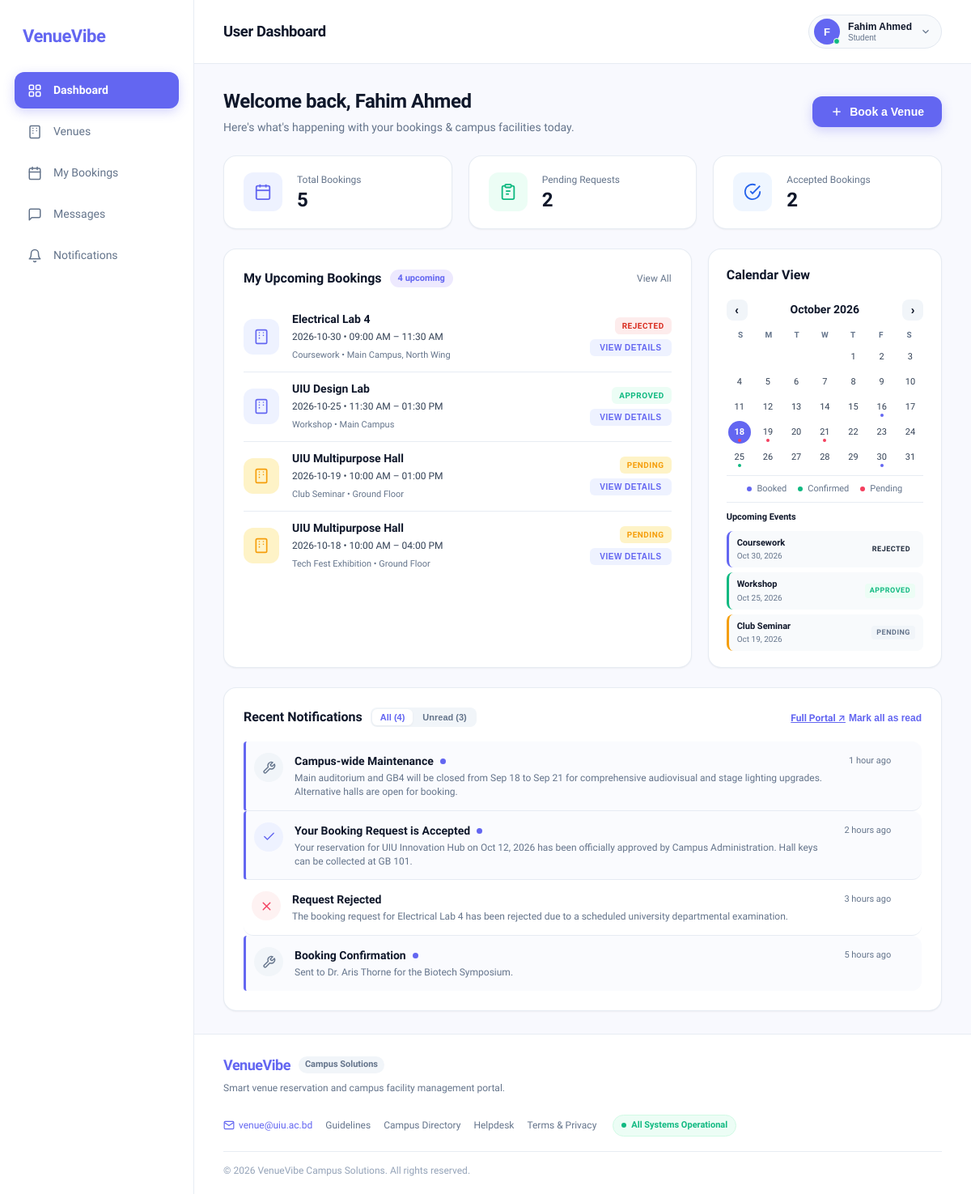
Screenshot of /user.php with the database file from the repository.
### tables this page shows
CREATE TABLE requests (
    id INT AUTO_INCREMENT PRIMARY KEY,
    user_id INT NULL,
    venue_name VARCHAR(100) NOT NULL,
    venue_location VARCHAR(150) NOT NULL,
    booking_date DATE NOT NULL,
    booking_time VARCHAR(50) NOT NULL,
    purpose VARCHAR(100) NOT NULL,
    description TEXT,
    attachment VARCHAR(255) NULL,
    attendee_email VARCHAR(150) NULL,
    attendee_notified TINYINT(1) NOT NULL DEFAULT 0,
    status VARCHAR(20) NOT NULL DEFAULT 'Pending',
    created_at TIMESTAMP DEFAULT CURRENT_TIMESTAMP,
    INDEX idx_booking (venue_name, booking_date, booking_time)
);

CREATE TABLE notifications (
    id INT AUTO_INCREMENT PRIMARY KEY,
    user_id INT NULL,
    title VARCHAR(150) NOT NULL,
    message TEXT NOT NULL,
    type VARCHAR(50) NOT NULL DEFAULT 'general',
    time_ago VARCHAR(50) NOT NULL,
    is_read TINYINT(1) NOT NULL DEFAULT 0,
    created_at TIMESTAMP DEFAULT CURRENT_TIMESTAMP
);

### user.php (the view, shortened to what the rows shown need)
<?php
require_once 'config.php';
$userId     = $_SESSION['user_id']     ?? 2;
$userName   = $_SESSION['full_name']   ?? 'Fahim Ahmed';
$isAdmin    = !empty($_SESSION['is_admin']) || (isset($_SESSION['role']) && strtolower($_SESSION['role']) === 'admin');
try {
    if ($pdo) {
        if ($isAdmin) {
            $totalCountStmt = $pdo->query("SELECT COUNT(*) FROM requests");
            $totalBookings  = (int)$totalCountStmt->fetchColumn();
            $pendingCountStmt = $pdo->query("SELECT COUNT(*) FROM requests WHERE status = 'Pending'");
            $pendingRequests  = (int)$pendingCountStmt->fetchColumn();
            $approvedCountStmt = $pdo->query("SELECT COUNT(*) FROM requests WHERE status = 'Approved'");
            $acceptedBookings  = (int)$approvedCountStmt->fetchColumn();
            $bookingsStmt = $pdo->query("SELECT * FROM requests ORDER BY booking_date DESC, id DESC LIMIT 4");
            $upcomingBookings = $bookingsStmt->fetchAll();
            $notifStmt = $pdo->query("SELECT * FROM notifications ORDER BY created_at DESC LIMIT 5");
            $notifications = $notifStmt->fetchAll();
        } else {
            $totalCountStmt = $pdo->prepare("SELECT COUNT(*) FROM requests WHERE user_id = ? OR user_id IS NULL");
            $totalCountStmt->execute([$userId]);
            $totalBookings  = (int)$totalCountStmt->fetchColumn();
            $pendingCountStmt = $pdo->prepare("SELECT COUNT(*) FROM requests WHERE (user_id = ? OR user_id IS NULL) AND status = 'Pending'");
            $pendingCountStmt->execute([$userId]);
            $pendingRequests  = (int)$pendingCountStmt->fetchColumn();
            $approvedCountStmt = $pdo->prepare("SELECT COUNT(*) FROM requests WHERE (user_id = ? OR user_id IS NULL) AND status = 'Approved'");
            $approvedCountStmt->execute([$userId]);
            $acceptedBookings  = (int)$approvedCountStmt->fetchColumn();
            $bookingsStmt = $pdo->prepare("SELECT * FROM requests WHERE user_id = ? OR user_id IS NULL ORDER BY booking_date DESC, id DESC LIMIT 4");
            $bookingsStmt->execute([$userId]);
            $upcomingBookings = $bookingsStmt->fetchAll();
            $notifStmt = $pdo->prepare("SELECT * FROM notifications WHERE user_id = ? OR user_id IS NULL ORDER BY created_at DESC LIMIT 5");
            $notifStmt->execute([$userId]);
            $notifications = $notifStmt->fetchAll();
        }
    } else {
        throw new Exception("Database is not connected.");
    }
} catch (Throwable $e) {
    $totalBookings = 24;
    $pendingRequests = 3;
    $acceptedBookings = 8;
    $upcomingBookings = [];
    $notifications = [];
}
?>
<!DOCTYPE html>
<html lang="en">
<head>
  <link rel="stylesheet" href="user.css?v=20261006">
</head>
<body>
  <div class="app-container">
    <main class="main-wrapper">
      <header class="top-header">
        <div class="header-left">
          <h1 class="nav-page-title">User Dashboard</h1>
        </div>
      </header>
      <div class="dashboard-content">
        <div class="welcome-row">
          <div>
            <h1 class="page-title">Welcome back, <?= htmlspecialchars($userName) ?></h1>
          </div>
        </div>
        <div class="stats-grid">
          <div class="stat-card">
            <div class="stat-details">
              <h2 class="stat-value"><?= $totalBookings ?></h2>
            </div>
          </div>
          <div class="stat-card">
            <div class="stat-details">
              <h2 class="stat-value" id="pendingStatCount"><?= $pendingRequests ?></h2>
            </div>
          </div>
          <div class="stat-card">
            <div class="stat-details">
              <h2 class="stat-value" id="acceptedStatCount"><?= $acceptedBookings ?></h2>
            </div>
          </div>
        </div>
        <div class="middle-grid">
          <section class="card upcoming-card">
            <div class="card-header">
              <div class="card-title-group">
                <h2 class="card-title">My Upcoming Bookings</h2>
              </div>
            </div>
            <div class="booking-list" id="bookingList">
              <?php if (!empty($upcomingBookings)): ?>
                <?php foreach ($upcomingBookings as $b):
                  $isPending = ($b['status'] === 'Pending');
                  $pillClass = $isPending ? 'status-pending' : ($b['status'] === 'Rejected' ? 'status-rejected' : 'status-approved');
                  $boxClass  = $isPending ? 'amber-soft-box' : 'purple-soft-box';
                ?>
                <div class="booking-item">
                  <div class="booking-icon-box <?= $boxClass ?>">
                  </div>
                  <div class="booking-info">
                    <h4><?= htmlspecialchars($b['venue_name']) ?></h4>
                    <p class="booking-time"><?= htmlspecialchars($b['booking_date']) ?> • <?= htmlspecialchars($b['booking_time']) ?></p>
                    <span class="booking-desc"><?= htmlspecialchars($b['purpose']) ?> • <?= htmlspecialchars($b['venue_location']) ?></span>
                  </div>
                  <div class="booking-actions">
                    <span class="status-pill <?= $pillClass ?>"><?= htmlspecialchars($b['status']) ?></span>
                    <button class="btn-details"
                            data-booking="<?= htmlspecialchars($b['venue_name']) ?>"
                            data-time="<?= htmlspecialchars($b['booking_date']) ?> • <?= htmlspecialchars($b['booking_time']) ?>"
                            data-purpose="<?= htmlspecialchars($b['purpose']) ?>"
                            data-status="<?= htmlspecialchars($b['status']) ?>"
                            type="button">VIEW DETAILS</button>
                  </div>
                </div>
                <?php endforeach; ?>
              <?php else: ?>
                <p class="booking-empty" style="padding:18px 0;color:#98a2b3;font-size:13px;margin:0">No upcoming bookings yet.</p>
              <?php endif; ?>
            </div>
          </section>
          <section class="card calendar-card">
            <div class="card-header">
              <h2 class="card-title">Calendar View</h2>
            </div>
            <div class="calendar-events-section">
              <div class="events-list">
                <?php if (!empty($upcomingBookings)): ?>
                  <?php foreach (array_slice($upcomingBookings, 0, 3) as $ev):
                    $evStatus = strtolower($ev['status'] ?? 'confirmed');
                    $badgeClass = ($evStatus === 'approved' || $evStatus === 'confirmed') ? 'badge-confirmed' : (($evStatus === 'pending') ? 'badge-pending' : 'badge-booked');
                    $cardClass = ($evStatus === 'approved' || $evStatus === 'confirmed') ? 'event-green' : (($evStatus === 'pending') ? 'event-amber' : 'event-purple');
                    $formattedDate = !empty($ev['booking_date']) ? date('M j, Y', strtotime($ev['booking_date'])) : date('M j, Y');
                  ?>
                  <div class="event-card-item <?= $cardClass ?>" data-toast="Event: <?= htmlspecialchars($ev['purpose'] ?? $ev['venue_name']) ?> on <?= $formattedDate ?>">
                    <div class="event-details">
                      <strong><?= htmlspecialchars($ev['purpose'] ?? $ev['venue_name']) ?></strong>
                      <span><?= $formattedDate ?></span>
                    </div>
                    <span class="event-badge <?= $badgeClass ?>"><?= strtoupper(htmlspecialchars($ev['status'] ?? 'CONFIRMED')) ?></span>
                  </div>
                  <?php endforeach; ?>
                <?php else: ?>
                  <p style="padding:14px 0;color:#98a2b3;font-size:13px;margin:0">No upcoming events.</p>
                <?php endif; ?>
              </div>
            </div>
          </section>
        </div>
        <div class="bottom-vertical-flow">
          <section class="card notifications-card" id="notificationsSection">
            <div class="card-header">
              <div class="card-title-group">
                <h2 class="card-title">Recent Notifications</h2>
              </div>
            </div>
            <div class="notification-list" id="notificationList">
              <?php if (!empty($notifications)): ?>
                <?php foreach ($notifications as $n):
                  $isUnread = !$n['is_read'];
                  $type = $n['type'];
                  $iconBoxClass = ($type === 'approval') ? 'note-purple' : (($type === 'rejection') ? 'note-red' : 'note-gray');
                ?>
                <div class="notification-item <?= $isUnread ? 'unread active-note' : '' ?>" data-id="note-<?= $n['id'] ?>" data-title="<?= htmlspecialchars($n['title']) ?>" data-time="<?= htmlspecialchars($n['time_ago']) ?>" data-fulltext="<?= htmlspecialchars($n['message']) ?>">
                  <div class="note-icon-box <?= $iconBoxClass ?>">
                    <svg class="note-svg" viewBox="0 0 24 24">
                      <?php if ($type === 'approval'): ?>
                        <polyline points="20 6 9 17 4 12"></polyline>
                      <?php elseif ($type === 'rejection'): ?>
                        <line x1="18" y1="6" x2="6" y2="18"></line>
                        <line x1="6" y1="6" x2="18" y2="18"></line>
                      <?php else: ?>
                        <path d="M14.7 6.3a1 1 0 0 0 0 1.4l1.6 1.6a1 1 0 0 0 1.4 0l3.77-3.77a6 6 0 0 1-7.94 7.94l-6.91 6.91a2.12 2.12 0 0 1-3-3l6.91-6.91a6 6 0 0 1 7.94-7.94l-3.76 3.76z"></path>
                      <?php endif; ?>
                    </svg>
                  </div>
                  <div class="notification-body">
                    <div class="note-title-row">
                      <h4><?= htmlspecialchars($n['title']) ?></h4>
                      <?php if ($isUnread): ?><span class="unread-dot" title="Unread"></span><?php endif; ?>
                    </div>
                    <p><?= htmlspecialchars($n['message']) ?></p>
                  </div>
                  <div class="note-side-meta">
                    <span class="notification-time"><?= htmlspecialchars($n['time_ago']) ?></span>
                  </div>
                </div>
                <?php endforeach; ?>
              <?php endif; ?>
            </div>
          </section>
        </div>
      </div>
    </main>
  </div>
</body>
</html>

### rows the page displays
requests: venue_name "Electrical Lab 4", booking_date "2026-10-30", booking_time "09:00 AM – 11:30 AM", purpose "Coursework", venue_location "Main Campus, North Wing", status "REJECTED", booking_date "Oct 30, 2026"
requests: venue_name "UIU Design Lab", booking_date "2026-10-25", booking_time "11:30 AM – 01:30 PM", purpose "Workshop", venue_location "Main Campus", status "APPROVED", booking_date "Oct 25, 2026"
requests: venue_name "UIU Multipurpose Hall", booking_date "2026-10-19", booking_time "10:00 AM – 01:00 PM", purpose "Club Seminar", venue_location "Ground Floor", status "PENDING", booking_date "Oct 19, 2026"
requests: venue_name "UIU Multipurpose Hall", booking_date "2026-10-18", booking_time "10:00 AM – 04:00 PM", purpose "Tech Fest Exhibition", venue_location "Ground Floor", status "PENDING"
notifications: title "Campus-wide Maintenance", is_read 0 (drawn), message "Main auditorium and GB4 will be closed from Sep 18 to Sep 21 for comprehensive audiovisual and stage lighting upgrades. Alternative halls are open for booking.", time_ago "1 hour ago"
notifications: title "Your Booking Request is Accepted", is_read 0 (drawn), message "Your reservation for UIU Innovation Hub on Oct 12, 2026 has been officially approved by Campus Administration. Hall keys can be collected at GB 101.", time_ago "2 hours ago"
notifications: title "Request Rejected", message "The booking request for Electrical Lab 4 has been rejected due to a scheduled university departmental examination.", time_ago "3 hours ago"
notifications: title "Booking Confirmation", is_read 0 (drawn), message "Sent to Dr. Aris Thorne for the Biotech Symposium.", time_ago "5 hours ago"

### other values shown
$avatarLetter "F"
$userName "Fahim Ahmed"
$userRole "Student"
$totalBookings "5"
$pendingRequests "2"
$acceptedBookings "2"
count($upcomingBookings) "4"
max(count($notifications), 3) "4"
